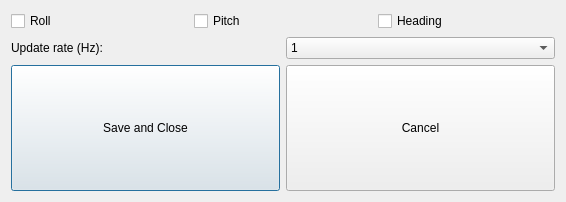
<?xml version="1.0" encoding="UTF-8"?>
<ui version="4.0">
 <class>SensorSetupDialog</class>
 <widget class="QDialog" name="SensorSetupDialog">
  <property name="geometry">
   <rect>
    <x>0</x>
    <y>0</y>
    <width>566</width>
    <height>202</height>
   </rect>
  </property>
  <property name="windowTitle">
   <string>Dialog</string>
  </property>
  <layout class="QGridLayout" name="gridLayout">
   <item row="0" column="0">
    <layout class="QHBoxLayout" name="horizontalLayout_2">
     <item>
      <widget class="QCheckBox" name="checkBox">
       <property name="text">
        <string>Roll</string>
       </property>
      </widget>
     </item>
     <item>
      <widget class="QCheckBox" name="checkBox_2">
       <property name="text">
        <string>Pitch</string>
       </property>
      </widget>
     </item>
     <item>
      <widget class="QCheckBox" name="checkBox_3">
       <property name="text">
        <string>Heading</string>
       </property>
      </widget>
     </item>
    </layout>
   </item>
   <item row="1" column="0">
    <layout class="QHBoxLayout" name="horizontalLayout">
     <item>
      <widget class="QLabel" name="label">
       <property name="text">
        <string>Update rate (Hz):</string>
       </property>
      </widget>
     </item>
     <item>
      <widget class="QComboBox" name="comboBox">
       <item>
        <property name="text">
         <string>1</string>
        </property>
       </item>
       <item>
        <property name="text">
         <string>5</string>
        </property>
       </item>
       <item>
        <property name="text">
         <string>10</string>
        </property>
       </item>
       <item>
        <property name="text">
         <string>25</string>
        </property>
       </item>
       <item>
        <property name="text">
         <string>50</string>
        </property>
       </item>
       <item>
        <property name="text">
         <string>100</string>
        </property>
       </item>
      </widget>
     </item>
    </layout>
   </item>
   <item row="2" column="0">
    <layout class="QHBoxLayout" name="horizontalLayout_3">
     <item>
      <widget class="QPushButton" name="pushButton">
       <property name="sizePolicy">
        <sizepolicy hsizetype="Preferred" vsizetype="Preferred">
         <horstretch>0</horstretch>
         <verstretch>0</verstretch>
        </sizepolicy>
       </property>
       <property name="text">
        <string>Save and Close</string>
       </property>
      </widget>
     </item>
     <item>
      <widget class="QPushButton" name="pushButton_2">
       <property name="sizePolicy">
        <sizepolicy hsizetype="Preferred" vsizetype="Preferred">
         <horstretch>0</horstretch>
         <verstretch>0</verstretch>
        </sizepolicy>
       </property>
       <property name="text">
        <string>Cancel</string>
       </property>
      </widget>
     </item>
    </layout>
   </item>
  </layout>
 </widget>
 <resources/>
 <connections/>
</ui>
